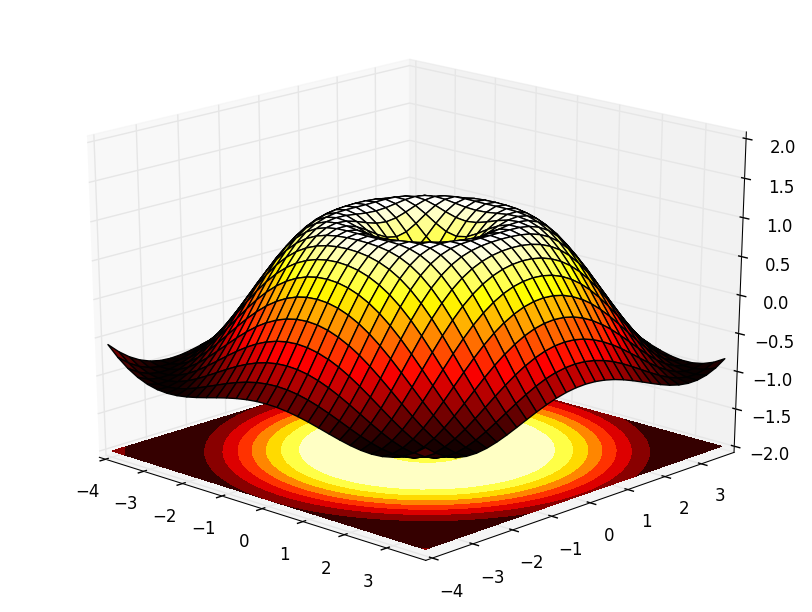

Python code for this plot:
import numpy as np
import pylab as pl
from mpl_toolkits.mplot3d import Axes3D
fig=pl.figure()
ax=Axes3D(fig)
x=np.arange(-4,4,0.25)
y=np.arange(-4,4,0.25)
x,y=np.meshgrid(x,y)
R=np.sqrt(x**2+y**2)
z=np.sin(R)
ax.plot_surface(x,y,z,rstride=1,cstride=1,cmap=pl.cm.hot)
ax.contourf(x,y,z,zdir='z',offset=-2,cmap=pl.cm.hot)
ax.set_zlim(-2,2)
pl.show()
